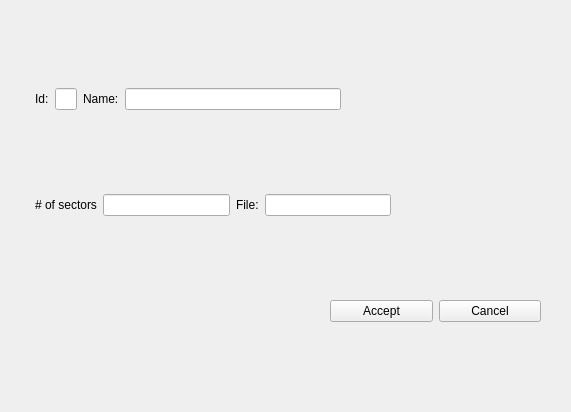
<?xml version="1.0" encoding="UTF-8"?>
<ui version="4.0">
 <class>form_uspace</class>
 <widget class="QWidget" name="form_uspace">
  <property name="geometry">
   <rect>
    <x>0</x>
    <y>0</y>
    <width>571</width>
    <height>412</height>
   </rect>
  </property>
  <property name="windowTitle">
   <string>Form</string>
  </property>
  <layout class="QVBoxLayout" name="verticalLayout">
   <property name="leftMargin">
    <number>30</number>
   </property>
   <property name="topMargin">
    <number>10</number>
   </property>
   <property name="rightMargin">
    <number>30</number>
   </property>
   <item>
    <layout class="QHBoxLayout" name="hlayout_id" stretch="0,5,0,200">
     <property name="leftMargin">
      <number>5</number>
     </property>
     <property name="rightMargin">
      <number>200</number>
     </property>
     <item>
      <widget class="QLabel" name="lbl_id">
       <property name="text">
        <string>Id:</string>
       </property>
      </widget>
     </item>
     <item>
      <widget class="QLineEdit" name="le_id"/>
     </item>
     <item>
      <widget class="QLabel" name="lbl_name">
       <property name="text">
        <string>Name:</string>
       </property>
       <property name="wordWrap">
        <bool>false</bool>
       </property>
      </widget>
     </item>
     <item>
      <widget class="QLineEdit" name="le_name"/>
     </item>
    </layout>
   </item>
   <item>
    <layout class="QHBoxLayout" name="hlayout_sectors">
     <property name="leftMargin">
      <number>5</number>
     </property>
     <property name="rightMargin">
      <number>150</number>
     </property>
     <item>
      <widget class="QLabel" name="lbl_sectors">
       <property name="text">
        <string># of sectors</string>
       </property>
      </widget>
     </item>
     <item>
      <widget class="QLineEdit" name="le_sectors"/>
     </item>
     <item>
      <widget class="QLabel" name="lbl_file">
       <property name="text">
        <string>File:</string>
       </property>
      </widget>
     </item>
     <item>
      <widget class="QLineEdit" name="le_file"/>
     </item>
    </layout>
   </item>
   <item>
    <layout class="QHBoxLayout" name="hlayout_btn_uspace">
     <property name="leftMargin">
      <number>300</number>
     </property>
     <item>
      <widget class="QPushButton" name="btn_accept">
       <property name="text">
        <string>Accept</string>
       </property>
      </widget>
     </item>
     <item>
      <widget class="QPushButton" name="btn_cancel">
       <property name="text">
        <string>Cancel</string>
       </property>
      </widget>
     </item>
    </layout>
   </item>
  </layout>
 </widget>
 <resources/>
 <connections/>
</ui>
